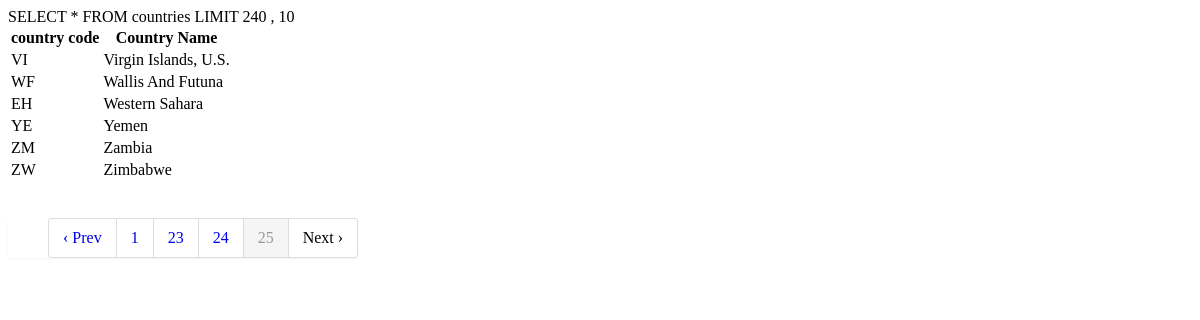
The page /page?page=25 on the database its author committed.
### tables this page shows
CREATE TABLE `countries` (
  `ccode` varchar(2) NOT NULL DEFAULT '',
  `country` varchar(200) NOT NULL DEFAULT ''
);

### mysystem/models/MY_Mpage.php (called while the page is built, shortened)
<?php
class MY_Mpage extends base_model{
    public function countCountries(){
        $sql="SELECT count(*) FROM countries";
        $sth=$this->query($sql);
        return $sth->fetchColumn();
    }
    public function allCountries($start,$per_page){
        $sql="SELECT * FROM countries LIMIT $start , $per_page";
        $sth=$this->query($sql);
        $sth->setFetchMode(PDO::FETCH_OBJ);
        return $sth->fetchAll();
    }
}
?>

### page.php (the view, shortened to what this page needs)
<!DOCTYPE html>
<html>
<head>
</head>
<body>
<?php
    $page = isset($_GET['page']) ? $_GET['page'] : 0;
    $per_page = 10;
    $reload = basename($_SERVER['PHP_SELF'],".php");
	$pageHandle=new MY_Mpage();
    $total_results=$pageHandle->countCountries();
    $paginateHandle=new CP_Lpagination();
    list($show_page,$tpages,$total_pages,$start,$end)= $paginateHandle->paginate_data($page,$total_results, $per_page);
    echo "<table class='table table-bordered'>";
	echo "<thead><tr><th>country code</th> <th>Country Name</th></tr></thead>";
	$allCountries=$pageHandle->allCountries($start,$per_page);
	foreach ($allCountries as $val) {
            echo '<tr>';
            echo '<td>' .$val->ccode. '</td>';
            echo '<td>' .$val->country. '</td>';
            echo "</tr>";
        }
    echo "</table>";
    if ($total_pages > 1) {
        $pagemenu=$paginateHandle->paginate($reload, $show_page, $total_pages,$get = false);
        echo $pagemenu;
    }
?>
</body>
</html>

### rows shown on the page
countries: ccode "VI", country "Virgin Islands, U.S."
countries: ccode "WF", country "Wallis And Futuna"
countries: ccode "EH", country "Western Sahara"
countries: ccode "YE", country "Yemen"
countries: ccode "ZM", country "Zambia"
countries: ccode "ZW", country "Zimbabwe"

### other values the page prints
$prevlabel "‹ Prev"
$nextlabel "Next ›"
